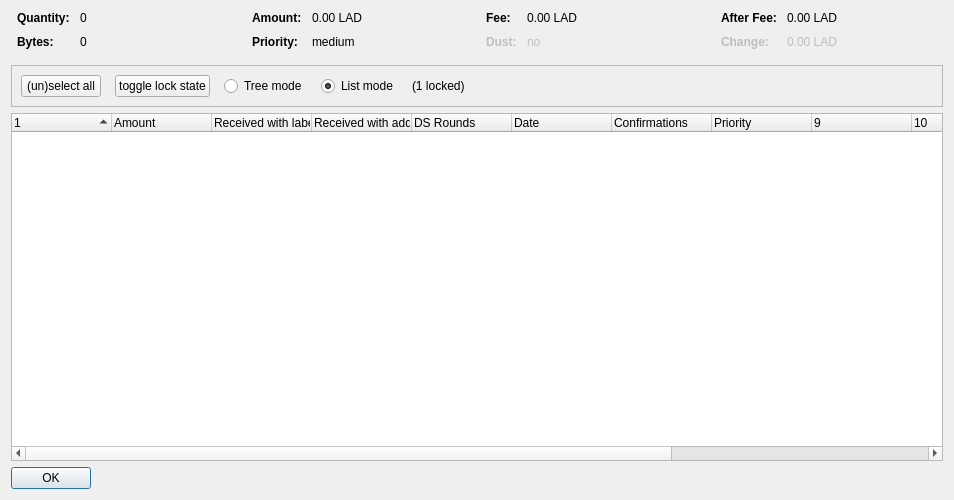
<?xml version="1.0" encoding="UTF-8"?>
<ui version="4.0">
 <class>CoinControlDialog</class>
 <widget class="QDialog" name="CoinControlDialog">
  <property name="geometry">
   <rect>
    <x>0</x>
    <y>0</y>
    <width>954</width>
    <height>500</height>
   </rect>
  </property>
  <property name="windowTitle">
   <string>Coin Selection</string>
  </property>
  <layout class="QVBoxLayout" name="verticalLayout">
   <item>
    <layout class="QHBoxLayout" name="horizontalLayoutTop" stretch="0,0,0,0">
     <property name="topMargin">
      <number>0</number>
     </property>
     <property name="bottomMargin">
      <number>10</number>
     </property>
     <item>
      <layout class="QFormLayout" name="formLayoutCoinControl1">
       <property name="horizontalSpacing">
        <number>10</number>
       </property>
       <property name="verticalSpacing">
        <number>10</number>
       </property>
       <property name="leftMargin">
        <number>6</number>
       </property>
       <property name="rightMargin">
        <number>6</number>
       </property>
       <item row="0" column="0">
        <widget class="QLabel" name="labelCoinControlQuantityText">
         <property name="font">
          <font>
           <weight>75</weight>
           <bold>true</bold>
          </font>
         </property>
         <property name="text">
          <string>Quantity:</string>
         </property>
        </widget>
       </item>
       <item row="0" column="1">
        <widget class="QLabel" name="labelCoinControlQuantity">
         <property name="cursor">
          <cursorShape>IBeamCursor</cursorShape>
         </property>
         <property name="contextMenuPolicy">
          <enum>Qt::ActionsContextMenu</enum>
         </property>
         <property name="text">
          <string notr="true">0</string>
         </property>
         <property name="textInteractionFlags">
          <set>Qt::LinksAccessibleByMouse|Qt::TextSelectableByKeyboard|Qt::TextSelectableByMouse</set>
         </property>
        </widget>
       </item>
       <item row="1" column="0">
        <widget class="QLabel" name="labelCoinControlBytesText">
         <property name="font">
          <font>
           <weight>75</weight>
           <bold>true</bold>
          </font>
         </property>
         <property name="text">
          <string>Bytes:</string>
         </property>
        </widget>
       </item>
       <item row="1" column="1">
        <widget class="QLabel" name="labelCoinControlBytes">
         <property name="cursor">
          <cursorShape>IBeamCursor</cursorShape>
         </property>
         <property name="contextMenuPolicy">
          <enum>Qt::ActionsContextMenu</enum>
         </property>
         <property name="text">
          <string notr="true">0</string>
         </property>
         <property name="textInteractionFlags">
          <set>Qt::LinksAccessibleByMouse|Qt::TextSelectableByKeyboard|Qt::TextSelectableByMouse</set>
         </property>
        </widget>
       </item>
      </layout>
     </item>
     <item>
      <layout class="QFormLayout" name="formLayoutCoinControl2">
       <property name="horizontalSpacing">
        <number>10</number>
       </property>
       <property name="verticalSpacing">
        <number>10</number>
       </property>
       <property name="leftMargin">
        <number>6</number>
       </property>
       <property name="rightMargin">
        <number>6</number>
       </property>
       <item row="0" column="0">
        <widget class="QLabel" name="labelCoinControlAmountText">
         <property name="font">
          <font>
           <weight>75</weight>
           <bold>true</bold>
          </font>
         </property>
         <property name="text">
          <string>Amount:</string>
         </property>
        </widget>
       </item>
       <item row="0" column="1">
        <widget class="QLabel" name="labelCoinControlAmount">
         <property name="cursor">
          <cursorShape>IBeamCursor</cursorShape>
         </property>
         <property name="contextMenuPolicy">
          <enum>Qt::ActionsContextMenu</enum>
         </property>
         <property name="text">
          <string notr="true">0.00 LAD</string>
         </property>
         <property name="textInteractionFlags">
          <set>Qt::LinksAccessibleByMouse|Qt::TextSelectableByKeyboard|Qt::TextSelectableByMouse</set>
         </property>
        </widget>
       </item>
       <item row="1" column="0">
        <widget class="QLabel" name="labelCoinControlPriorityText">
         <property name="font">
          <font>
           <weight>75</weight>
           <bold>true</bold>
          </font>
         </property>
         <property name="text">
          <string>Priority:</string>
         </property>
        </widget>
       </item>
       <item row="1" column="1">
        <widget class="QLabel" name="labelCoinControlPriority">
         <property name="cursor">
          <cursorShape>IBeamCursor</cursorShape>
         </property>
         <property name="contextMenuPolicy">
          <enum>Qt::ActionsContextMenu</enum>
         </property>
         <property name="text">
          <string>medium</string>
         </property>
         <property name="textInteractionFlags">
          <set>Qt::LinksAccessibleByMouse|Qt::TextSelectableByKeyboard|Qt::TextSelectableByMouse</set>
         </property>
        </widget>
       </item>
      </layout>
     </item>
     <item>
      <layout class="QFormLayout" name="formLayoutCoinControl3">
       <property name="horizontalSpacing">
        <number>10</number>
       </property>
       <property name="verticalSpacing">
        <number>10</number>
       </property>
       <property name="leftMargin">
        <number>6</number>
       </property>
       <property name="rightMargin">
        <number>6</number>
       </property>
       <item row="0" column="0">
        <widget class="QLabel" name="labelCoinControlFeeText">
         <property name="font">
          <font>
           <weight>75</weight>
           <bold>true</bold>
          </font>
         </property>
         <property name="text">
          <string>Fee:</string>
         </property>
        </widget>
       </item>
       <item row="0" column="1">
        <widget class="QLabel" name="labelCoinControlFee">
         <property name="cursor">
          <cursorShape>IBeamCursor</cursorShape>
         </property>
         <property name="contextMenuPolicy">
          <enum>Qt::ActionsContextMenu</enum>
         </property>
         <property name="text">
          <string notr="true">0.00 LAD</string>
         </property>
         <property name="textInteractionFlags">
          <set>Qt::LinksAccessibleByMouse|Qt::TextSelectableByKeyboard|Qt::TextSelectableByMouse</set>
         </property>
        </widget>
       </item>
       <item row="1" column="0">
        <widget class="QLabel" name="labelCoinControlLowOutputText">
         <property name="enabled">
          <bool>false</bool>
         </property>
         <property name="font">
          <font>
           <weight>75</weight>
           <bold>true</bold>
          </font>
         </property>
         <property name="text">
          <string>Dust:</string>
         </property>
        </widget>
       </item>
       <item row="1" column="1">
        <widget class="QLabel" name="labelCoinControlLowOutput">
         <property name="enabled">
          <bool>false</bool>
         </property>
         <property name="cursor">
          <cursorShape>IBeamCursor</cursorShape>
         </property>
         <property name="contextMenuPolicy">
          <enum>Qt::ActionsContextMenu</enum>
         </property>
         <property name="text">
          <string>no</string>
         </property>
         <property name="textInteractionFlags">
          <set>Qt::LinksAccessibleByMouse|Qt::TextSelectableByKeyboard|Qt::TextSelectableByMouse</set>
         </property>
        </widget>
       </item>
      </layout>
     </item>
     <item>
      <layout class="QFormLayout" name="formLayoutCoinControl4">
       <property name="horizontalSpacing">
        <number>10</number>
       </property>
       <property name="verticalSpacing">
        <number>10</number>
       </property>
       <property name="leftMargin">
        <number>6</number>
       </property>
       <property name="rightMargin">
        <number>6</number>
       </property>
       <item row="0" column="0">
        <widget class="QLabel" name="labelCoinControlAfterFeeText">
         <property name="font">
          <font>
           <weight>75</weight>
           <bold>true</bold>
          </font>
         </property>
         <property name="text">
          <string>After Fee:</string>
         </property>
        </widget>
       </item>
       <item row="0" column="1">
        <widget class="QLabel" name="labelCoinControlAfterFee">
         <property name="cursor">
          <cursorShape>IBeamCursor</cursorShape>
         </property>
         <property name="contextMenuPolicy">
          <enum>Qt::ActionsContextMenu</enum>
         </property>
         <property name="text">
          <string notr="true">0.00 LAD</string>
         </property>
         <property name="textInteractionFlags">
          <set>Qt::LinksAccessibleByMouse|Qt::TextSelectableByKeyboard|Qt::TextSelectableByMouse</set>
         </property>
        </widget>
       </item>
       <item row="1" column="0">
        <widget class="QLabel" name="labelCoinControlChangeText">
         <property name="enabled">
          <bool>false</bool>
         </property>
         <property name="font">
          <font>
           <weight>75</weight>
           <bold>true</bold>
          </font>
         </property>
         <property name="text">
          <string>Change:</string>
         </property>
        </widget>
       </item>
       <item row="1" column="1">
        <widget class="QLabel" name="labelCoinControlChange">
         <property name="enabled">
          <bool>false</bool>
         </property>
         <property name="cursor">
          <cursorShape>IBeamCursor</cursorShape>
         </property>
         <property name="contextMenuPolicy">
          <enum>Qt::ActionsContextMenu</enum>
         </property>
         <property name="text">
          <string notr="true">0.00 LAD</string>
         </property>
         <property name="textInteractionFlags">
          <set>Qt::LinksAccessibleByMouse|Qt::TextSelectableByKeyboard|Qt::TextSelectableByMouse</set>
         </property>
        </widget>
       </item>
      </layout>
     </item>
    </layout>
   </item>
   <item>
    <widget class="QFrame" name="frame">
     <property name="minimumSize">
      <size>
       <width>0</width>
       <height>40</height>
      </size>
     </property>
     <property name="frameShape">
      <enum>QFrame::StyledPanel</enum>
     </property>
     <property name="frameShadow">
      <enum>QFrame::Sunken</enum>
     </property>
     <layout class="QHBoxLayout" name="horizontalLayout">
      <item>
       <layout class="QHBoxLayout" name="horizontalLayoutPanel" stretch="0,0,0,0,0,0">
        <property name="spacing">
         <number>14</number>
        </property>
        <item>
         <widget class="QPushButton" name="pushButtonSelectAll">
          <property name="sizePolicy">
           <sizepolicy hsizetype="Maximum" vsizetype="Fixed">
            <horstretch>0</horstretch>
            <verstretch>0</verstretch>
           </sizepolicy>
          </property>
          <property name="text">
           <string>(un)select all</string>
          </property>
          <property name="autoDefault">
           <bool>false</bool>
          </property>
         </widget>
        </item>
        <item>
         <widget class="QPushButton" name="pushButtonToggleLock">
          <property name="sizePolicy">
           <sizepolicy hsizetype="Maximum" vsizetype="Fixed">
            <horstretch>0</horstretch>
            <verstretch>0</verstretch>
           </sizepolicy>
          </property>
          <property name="text">
           <string>toggle lock state</string>
          </property>
          <property name="autoDefault">
           <bool>false</bool>
          </property>
         </widget>
        </item>
        <item>
         <widget class="QRadioButton" name="radioTreeMode">
          <property name="sizePolicy">
           <sizepolicy hsizetype="Maximum" vsizetype="Fixed">
            <horstretch>0</horstretch>
            <verstretch>0</verstretch>
           </sizepolicy>
          </property>
          <property name="text">
           <string>Tree mode</string>
          </property>
         </widget>
        </item>
        <item>
         <widget class="QRadioButton" name="radioListMode">
          <property name="sizePolicy">
           <sizepolicy hsizetype="Maximum" vsizetype="Fixed">
            <horstretch>0</horstretch>
            <verstretch>0</verstretch>
           </sizepolicy>
          </property>
          <property name="text">
           <string>List mode</string>
          </property>
          <property name="checked">
           <bool>true</bool>
          </property>
         </widget>
        </item>
        <item>
         <widget class="QLabel" name="labelLocked">
          <property name="text">
           <string>(1 locked)</string>
          </property>
         </widget>
        </item>
        <item>
         <spacer name="horizontalSpacer">
          <property name="orientation">
           <enum>Qt::Horizontal</enum>
          </property>
          <property name="sizeHint" stdset="0">
           <size>
            <width>40</width>
            <height>20</height>
           </size>
          </property>
         </spacer>
        </item>
       </layout>
      </item>
     </layout>
    </widget>
   </item>
   <item>
    <widget class="CoinControlTreeWidget" name="treeWidget">
     <property name="contextMenuPolicy">
      <enum>Qt::CustomContextMenu</enum>
     </property>
     <property name="sortingEnabled">
      <bool>false</bool>
     </property>
     <property name="columnCount">
      <number>13</number>
     </property>
     <attribute name="headerShowSortIndicator" stdset="0">
      <bool>true</bool>
     </attribute>
     <attribute name="headerStretchLastSection">
      <bool>false</bool>
     </attribute>
     <column>
      <property name="text">
       <string/>
      </property>
     </column>
     <column>
      <property name="text">
       <string>Amount</string>
      </property>
     </column>
     <column>
      <property name="text">
       <string>Received with label</string>
      </property>
     </column>
     <column>
      <property name="text">
       <string>Received with address</string>
      </property>
     </column>
     <column>
      <property name="text">
       <string>DS Rounds</string>
      </property>
     </column>
     <column>
      <property name="text">
       <string>Date</string>
      </property>
     </column>
     <column>
      <property name="text">
       <string>Confirmations</string>
      </property>
      <property name="toolTip">
       <string>Confirmed</string>
      </property>
     </column>
     <column>
      <property name="text">
       <string>Priority</string>
      </property>
     </column>
     <column>
      <property name="text">
       <string/>
      </property>
     </column>
     <column>
      <property name="text">
       <string/>
      </property>
     </column>
     <column>
      <property name="text">
       <string/>
      </property>
     </column>
     <column>
      <property name="text">
       <string/>
      </property>
     </column>
     <column>
      <property name="text">
       <string/>
      </property>
     </column>
    </widget>
   </item>
   <item>
    <widget class="QDialogButtonBox" name="buttonBox">
     <property name="sizePolicy">
      <sizepolicy hsizetype="Maximum" vsizetype="Fixed">
       <horstretch>0</horstretch>
       <verstretch>0</verstretch>
      </sizepolicy>
     </property>
     <property name="orientation">
      <enum>Qt::Horizontal</enum>
     </property>
     <property name="standardButtons">
      <set>QDialogButtonBox::Ok</set>
     </property>
    </widget>
   </item>
  </layout>
 </widget>
 <customwidgets>
  <customwidget>
   <class>CoinControlTreeWidget</class>
   <extends>QTreeWidget</extends>
   <header>coincontroltreewidget.h</header>
  </customwidget>
 </customwidgets>
 <resources/>
 <connections/>
</ui>
